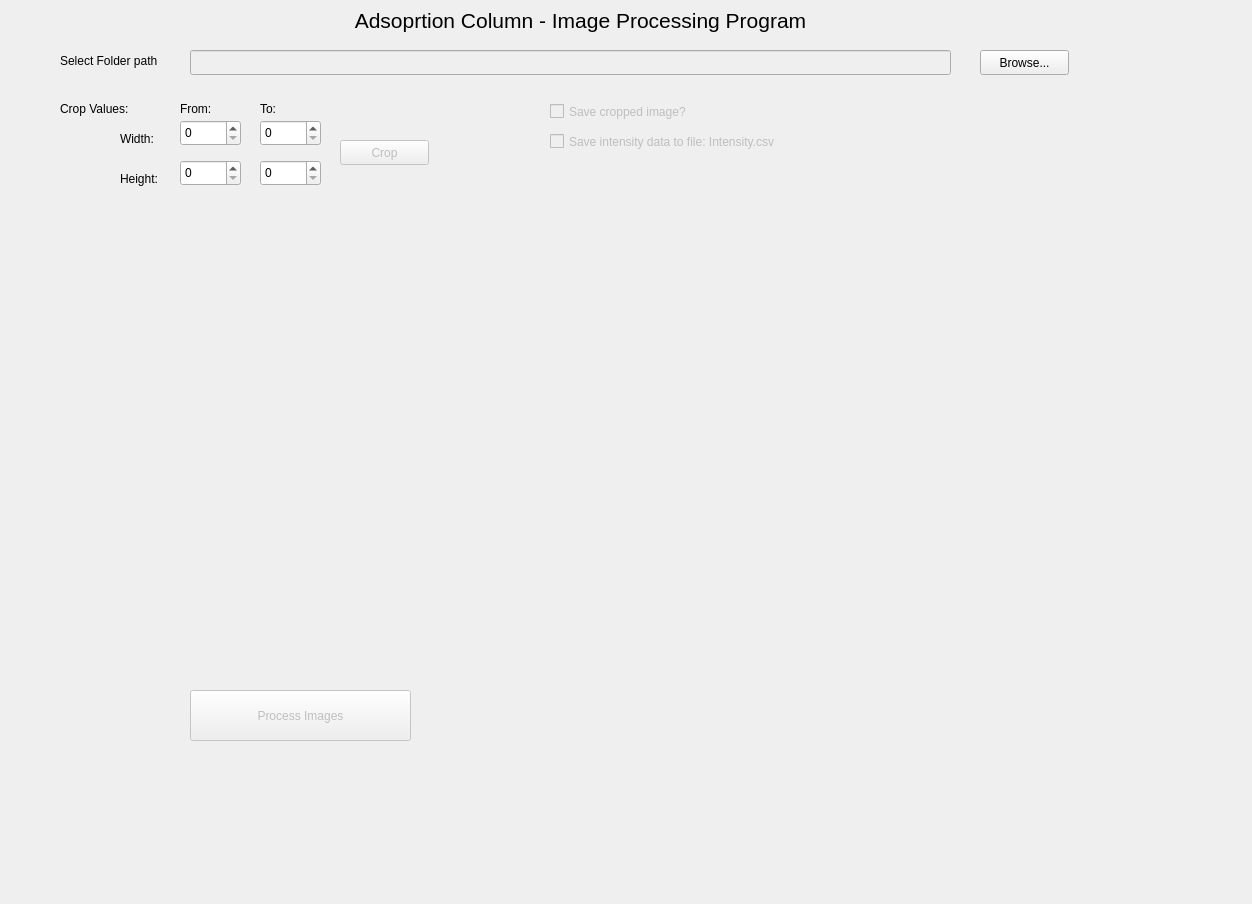
<?xml version="1.0" encoding="UTF-8"?>
<ui version="4.0">
 <class>Image_Proccesing</class>
 <widget class="QWidget" name="Image_Proccesing">
  <property name="enabled">
   <bool>true</bool>
  </property>
  <property name="geometry">
   <rect>
    <x>0</x>
    <y>0</y>
    <width>1252</width>
    <height>904</height>
   </rect>
  </property>
  <property name="windowTitle">
   <string>Image_Proccesing</string>
  </property>
  <widget class="QLabel" name="label">
   <property name="geometry">
    <rect>
     <x>60</x>
     <y>50</y>
     <width>131</width>
     <height>21</height>
    </rect>
   </property>
   <property name="text">
    <string>Select Folder path</string>
   </property>
  </widget>
  <widget class="QLineEdit" name="path">
   <property name="enabled">
    <bool>false</bool>
   </property>
   <property name="geometry">
    <rect>
     <x>190</x>
     <y>50</y>
     <width>761</width>
     <height>25</height>
    </rect>
   </property>
   <property name="readOnly">
    <bool>true</bool>
   </property>
  </widget>
  <widget class="QPushButton" name="browse_btn">
   <property name="geometry">
    <rect>
     <x>980</x>
     <y>50</y>
     <width>89</width>
     <height>25</height>
    </rect>
   </property>
   <property name="text">
    <string>Browse...</string>
   </property>
  </widget>
  <widget class="QLabel" name="image_preview">
   <property name="enabled">
    <bool>true</bool>
   </property>
   <property name="geometry">
    <rect>
     <x>60</x>
     <y>230</y>
     <width>511</width>
     <height>391</height>
    </rect>
   </property>
   <property name="text">
    <string/>
   </property>
  </widget>
  <widget class="QLabel" name="label_4">
   <property name="geometry">
    <rect>
     <x>60</x>
     <y>100</y>
     <width>91</width>
     <height>17</height>
    </rect>
   </property>
   <property name="text">
    <string>Crop Values:</string>
   </property>
  </widget>
  <widget class="QLabel" name="label_5">
   <property name="geometry">
    <rect>
     <x>120</x>
     <y>130</y>
     <width>91</width>
     <height>17</height>
    </rect>
   </property>
   <property name="text">
    <string>Width:</string>
   </property>
  </widget>
  <widget class="QLabel" name="label_6">
   <property name="geometry">
    <rect>
     <x>120</x>
     <y>170</y>
     <width>91</width>
     <height>17</height>
    </rect>
   </property>
   <property name="text">
    <string>Height:</string>
   </property>
  </widget>
  <widget class="QSpinBox" name="width_start">
   <property name="geometry">
    <rect>
     <x>180</x>
     <y>120</y>
     <width>61</width>
     <height>26</height>
    </rect>
   </property>
  </widget>
  <widget class="QSpinBox" name="width_end">
   <property name="geometry">
    <rect>
     <x>260</x>
     <y>120</y>
     <width>61</width>
     <height>26</height>
    </rect>
   </property>
  </widget>
  <widget class="QSpinBox" name="height_end">
   <property name="geometry">
    <rect>
     <x>260</x>
     <y>160</y>
     <width>61</width>
     <height>26</height>
    </rect>
   </property>
  </widget>
  <widget class="QSpinBox" name="height_start">
   <property name="geometry">
    <rect>
     <x>180</x>
     <y>160</y>
     <width>61</width>
     <height>26</height>
    </rect>
   </property>
  </widget>
  <widget class="QPushButton" name="crop_btn">
   <property name="enabled">
    <bool>false</bool>
   </property>
   <property name="geometry">
    <rect>
     <x>340</x>
     <y>140</y>
     <width>89</width>
     <height>25</height>
    </rect>
   </property>
   <property name="text">
    <string>Crop</string>
   </property>
  </widget>
  <widget class="QPushButton" name="process_images_btn">
   <property name="enabled">
    <bool>false</bool>
   </property>
   <property name="geometry">
    <rect>
     <x>190</x>
     <y>690</y>
     <width>221</width>
     <height>51</height>
    </rect>
   </property>
   <property name="text">
    <string>Process Images</string>
   </property>
  </widget>
  <widget class="QCustomPlot" name="customPlot" native="true">
   <property name="geometry">
    <rect>
     <x>600</x>
     <y>230</y>
     <width>481</width>
     <height>391</height>
    </rect>
   </property>
  </widget>
  <widget class="QLabel" name="label_7">
   <property name="geometry">
    <rect>
     <x>180</x>
     <y>100</y>
     <width>51</width>
     <height>17</height>
    </rect>
   </property>
   <property name="text">
    <string>From:</string>
   </property>
  </widget>
  <widget class="QLabel" name="label_8">
   <property name="geometry">
    <rect>
     <x>260</x>
     <y>100</y>
     <width>31</width>
     <height>17</height>
    </rect>
   </property>
   <property name="text">
    <string>To:</string>
   </property>
  </widget>
  <widget class="QCheckBox" name="save_crop">
   <property name="enabled">
    <bool>false</bool>
   </property>
   <property name="geometry">
    <rect>
     <x>550</x>
     <y>100</y>
     <width>181</width>
     <height>23</height>
    </rect>
   </property>
   <property name="text">
    <string>Save cropped image?</string>
   </property>
  </widget>
  <widget class="QCheckBox" name="save_data">
   <property name="enabled">
    <bool>false</bool>
   </property>
   <property name="geometry">
    <rect>
     <x>550</x>
     <y>130</y>
     <width>301</width>
     <height>23</height>
    </rect>
   </property>
   <property name="text">
    <string>Save intensity data to file: Intensity.csv</string>
   </property>
  </widget>
  <widget class="QLabel" name="label_2">
   <property name="geometry">
    <rect>
     <x>310</x>
     <y>0</y>
     <width>541</width>
     <height>41</height>
    </rect>
   </property>
   <property name="font">
    <font>
     <pointsize>16</pointsize>
    </font>
   </property>
   <property name="text">
    <string>Adsoprtion Column - Image Processing Program</string>
   </property>
   <property name="alignment">
    <set>Qt::AlignCenter</set>
   </property>
  </widget>
 </widget>
 <customwidgets>
  <customwidget>
   <class>QCustomPlot</class>
   <extends>QWidget</extends>
   <header>/usr/include/qcustomplot.h</header>
   <container>1</container>
  </customwidget>
 </customwidgets>
 <resources/>
 <connections/>
</ui>
